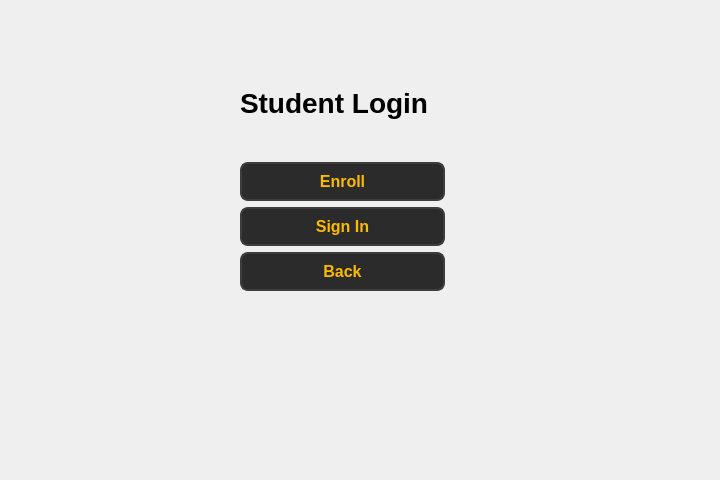
<?xml version="1.0" encoding="UTF-8"?>
<ui version="4.0">
 <class>Form</class>
 <widget class="QWidget" name="Form">
  <property name="geometry">
   <rect>
    <x>0</x>
    <y>0</y>
    <width>720</width>
    <height>480</height>
   </rect>
  </property>
  <property name="windowTitle">
   <string>Form</string>
  </property>
  <widget class="QWidget" name="layoutWidget">
   <property name="geometry">
    <rect>
     <x>240</x>
     <y>50</y>
     <width>205</width>
     <height>241</height>
    </rect>
   </property>
   <layout class="QVBoxLayout" name="verticalLayout_2">
    <item>
     <widget class="QLabel" name="label">
      <property name="font">
       <font>
        <pointsize>21</pointsize>
        <bold>true</bold>
       </font>
      </property>
      <property name="text">
       <string>Student Login</string>
      </property>
     </widget>
    </item>
    <item>
     <layout class="QVBoxLayout" name="verticalLayout">
      <item>
       <widget class="QPushButton" name="pushButton_6">
        <property name="styleSheet">
         <string notr="true">QPushButton {
        background-color: #2b2b2b;  
        color: #fcba03;              
        border: 2px solid #3d3d3d;      
        border-radius: 8px;          
        padding: 8px 16px;            
        font-size: 16px;            
        font-weight: bold;
    
    }

    QPushButton:hover {
        background-color: #fcba03;
		 color: #000000;
        border: 2px solid #5a5a5a;    
    }

    QPushButton:pressed {
        background-color: #1a1a1a;      
        border: 2px solid #2b2b2b;      
    }</string>
        </property>
        <property name="text">
         <string>Enroll</string>
        </property>
       </widget>
      </item>
      <item>
       <widget class="QPushButton" name="pushButton_7">
        <property name="styleSheet">
         <string notr="true">QPushButton {
        background-color: #2b2b2b;  
        color: #fcba03;              
        border: 2px solid #3d3d3d;      
        border-radius: 8px;          
        padding: 8px 16px;            
        font-size: 16px;            
        font-weight: bold;
    
    }

    QPushButton:hover {
        background-color: #fcba03;
		 color: #000000;
        border: 2px solid #5a5a5a;    
    }

    QPushButton:pressed {
        background-color: #1a1a1a;      
        border: 2px solid #2b2b2b;      
    }</string>
        </property>
        <property name="text">
         <string>Sign In</string>
        </property>
       </widget>
      </item>
      <item>
       <widget class="QPushButton" name="pushButton_5">
        <property name="styleSheet">
         <string notr="true">QPushButton {
        background-color: #2b2b2b;  
        color: #fcba03;              
        border: 2px solid #3d3d3d;      
        border-radius: 8px;          
        padding: 8px 16px;            
        font-size: 16px;            
        font-weight: bold;
    
    }

    QPushButton:hover {
        background-color: #fcba03;
		 color: #000000;
        border: 2px solid #5a5a5a;    
    }

    QPushButton:pressed {
        background-color: #1a1a1a;      
        border: 2px solid #2b2b2b;      
    }</string>
        </property>
        <property name="text">
         <string>Back</string>
        </property>
       </widget>
      </item>
     </layout>
    </item>
   </layout>
  </widget>
 </widget>
 <resources/>
 <connections/>
</ui>
